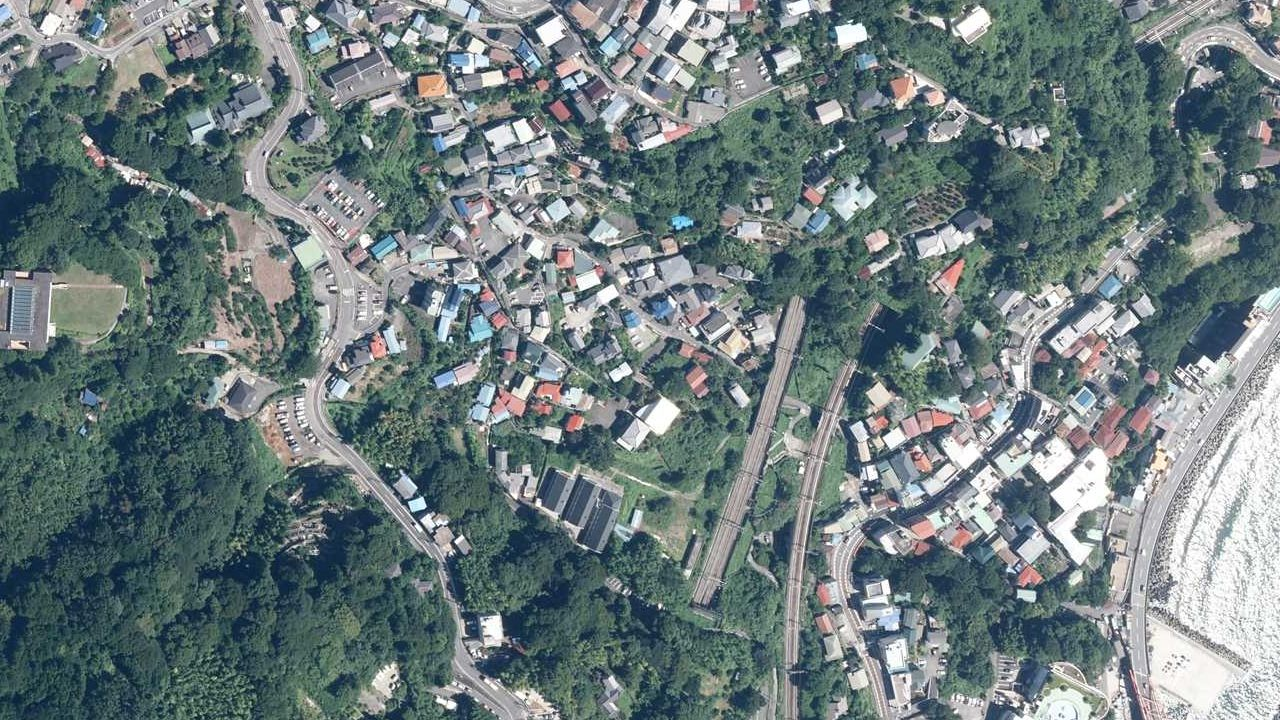
#> input picture 20170809_joku.jpg, 1280 x 720 px
$ python homography_registraion.py 20170809_joku.jpg
#> lines starting #> are read from the running program, lines starting #| are printed output that depends on the picture; after the words box and inside, x2 and y2 are one past the last pixel; in counts of white or black regions, pixels touching at a corner belong together
import sys
import cv2
import numpy as np
from matplotlib import pyplot as plt
from PIL import Image, ImageDraw

def main():
    args = sys.argv #コマンドライン引数

    mask(args[1])
    gousei(args[2])

# 射影変換
def homography(img_in_name):
#> called with img_in_name = '20170809_joku.jpg'
    img_in = cv2.imread(img_in_name) #鳥瞰視点画像
#> img_in is the input picture: shape (720, 1280, 3); mean B, G, R 125.3, 123.9, 109.5

    # 変換前後の対応点を設定
    p_original = np.float32([[739,600], [345, 294], [779, 132], [1114, 202]]) #鳥瞰視点画像の4点
    p_trans = np.float32([[837, 416], [553, 492], [431, 86], [750, 76]]) #直下視画像の4点

    # 変換マトリクスと射影変換
    M, mask = cv2.findHomography(p_original, p_trans, cv2.RANSAC) #0:すべてのポイントを使用する通常の方法、RANSAC：RANSACベースの堅牢な方法、LMEDS：最小中央値のロバストな方法
    img_trans = cv2.warpPerspective(img_in, M, (1280, 720)) #サイズ指定
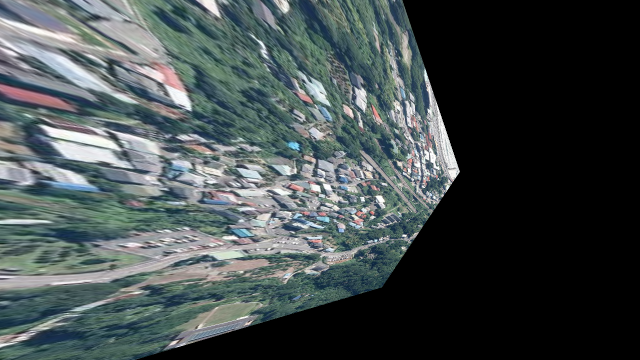
#> img_trans: shape (720, 1280, 3) (shown at 1/2 size); mean B, G, R 76.2, 75.6, 66.8

    cv2.imwrite("result_homography.jpg", img_trans)
    return img_trans

# マスク画像作成
def mask(img_homography_name):
    # グレースケール化
    img_gray = cv2.cvtColor(homography(img_homography_name), cv2.COLOR_BGR2GRAY) #BGR2を指定
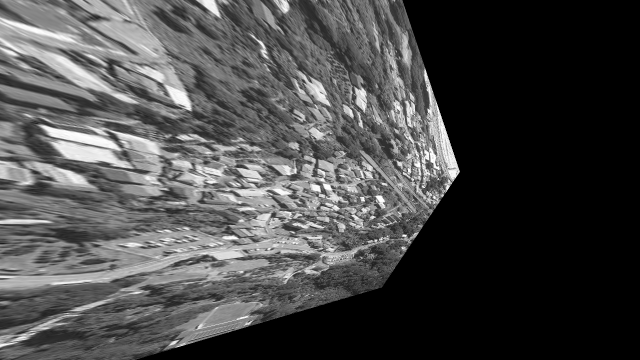
#> img_gray: shape (720, 1280) (shown at 1/2 size); min 0, max 255, mean 73
    cv2.imwrite("result_gray.jpg", img_gray)

    ret2, img_binary = cv2.threshold(img_gray, 0, 255, cv2.THRESH_OTSU) #大津の二値化
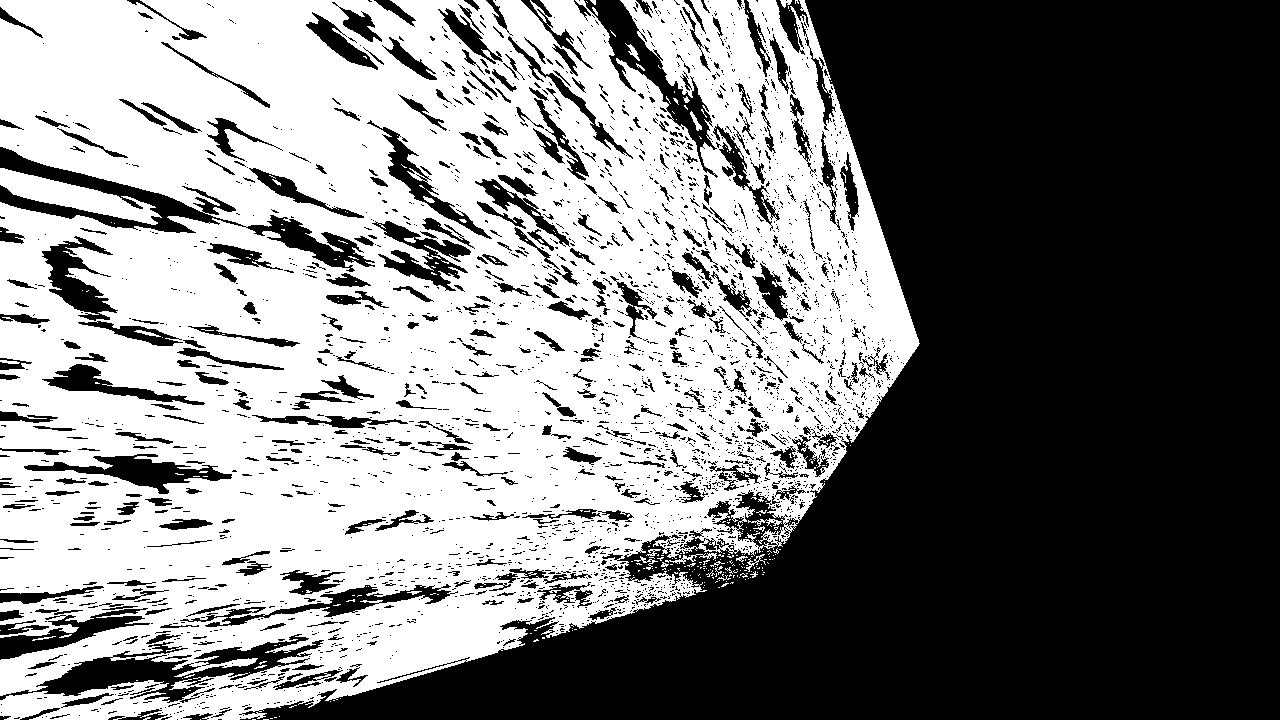
#> img_binary: shape (720, 1280); 49.5% white; 404 white regions (372 under 20 px), largest, box (x1, y1, x2, y2) and area: (0, 0, 920, 720) 449751, (0, 168, 162, 225) 3426, (665, 553, 717, 564) 154
#> ret2 = 73
    print("ret: {}".format(ret2)) #閾値表示
#| ret: 73.0
    cv2.imwrite("result_binary.jpg", img_binary)

    #膨張10回、収縮10回で穴を消す
    kernel = np.array([
    [0, 0, 0],
    [1, 1, 1],
    [0, 0, 0],
    ], dtype=np.uint8)
    img_delation = cv2.dilate(img_binary, kernel, iterations=10)
#> img_delation: shape (720, 1280); 60.3% white; 216 black regions (148 under 20 px), largest, box (x1, y1, x2, y2) and area: (268, 0, 1280, 720) 349334, (47, 660, 181, 693) 2309, (34, 456, 222, 486) 1771
    img_erosion = cv2.erode(img_delation, kernel, iterations=10)
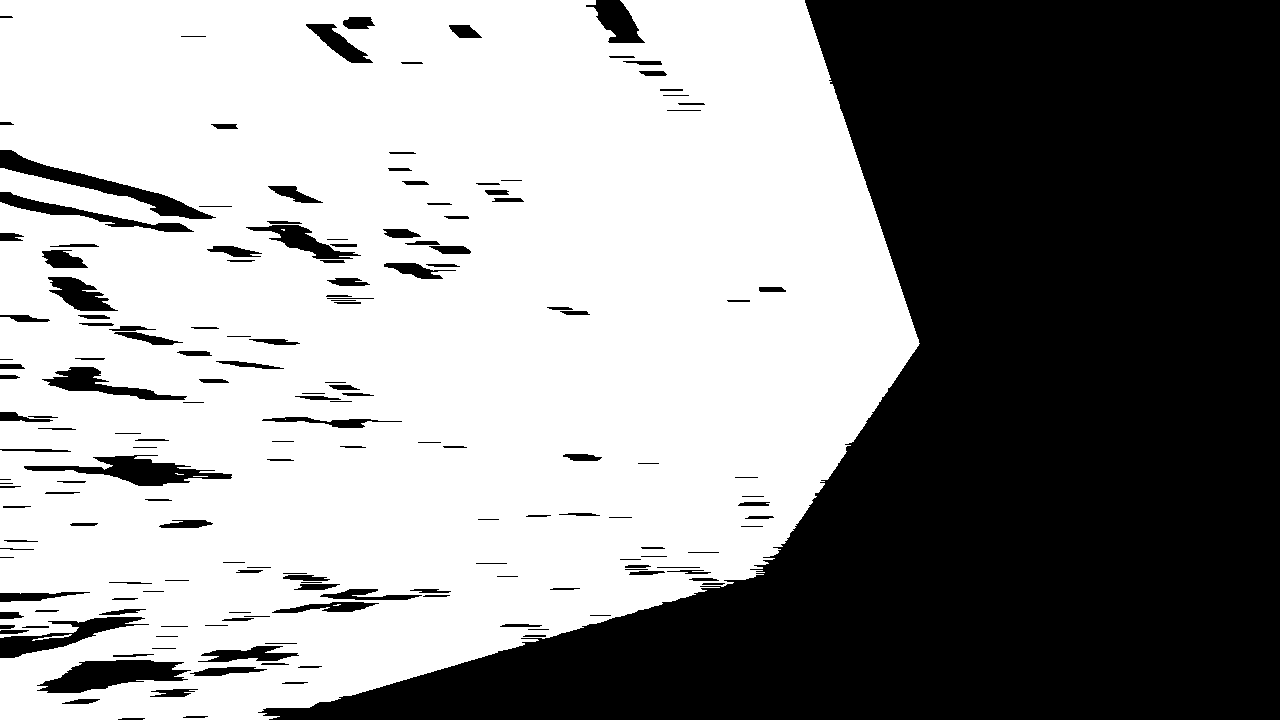
#> img_erosion: shape (720, 1280); 57.4% white; 175 black regions (4 under 20 px), largest, box (x1, y1, x2, y2) and area: (258, 0, 1280, 720) 356576, (37, 660, 191, 693) 2989, (0, 150, 216, 219) 2917
    cv2.imwrite("result_mask.jpg", img_erosion)

# [12 lines left out: function gousei, not called in this run]

if __name__ == '__main__':
#> (the run stopped early here; a loop or call above may not have finished)

$ run again, on 20210705_02_0000.jpg
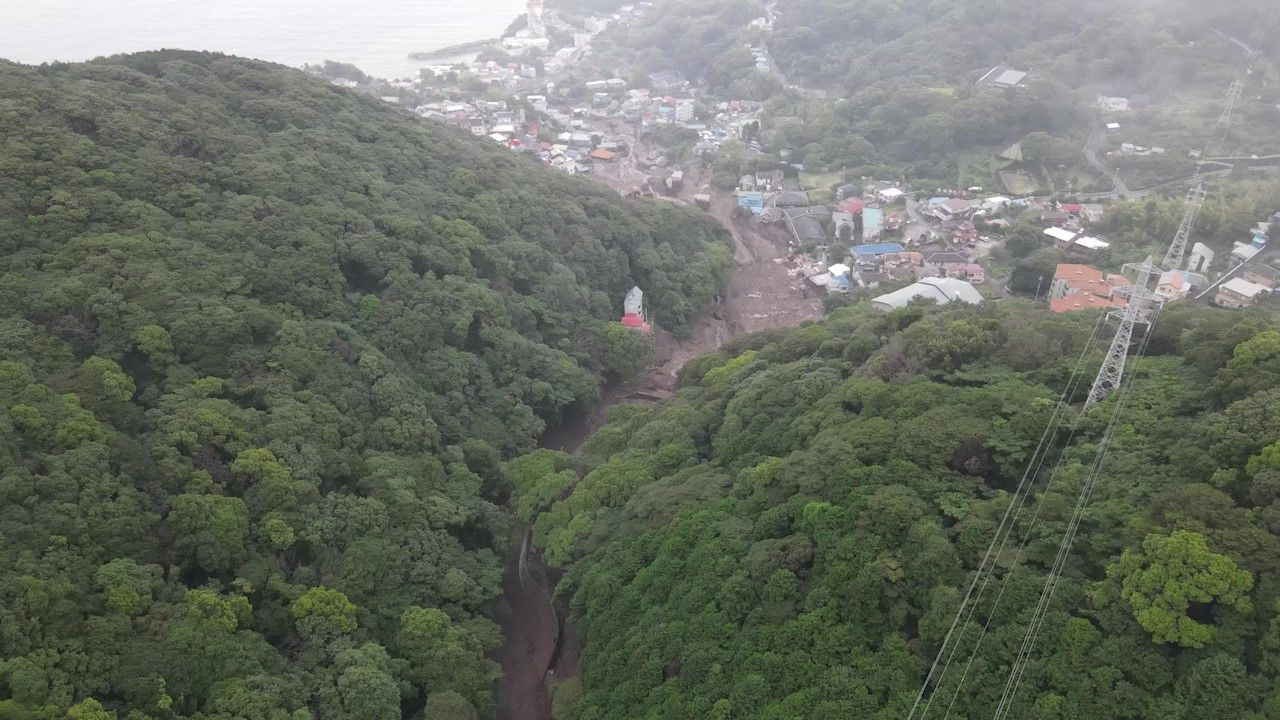
#> input picture 20210705_02_0000.jpg, 1280 x 720 px
#> in homography, img_in is the input picture: shape (720, 1280, 3); mean B, G, R 101.5, 112.1, 106.8
#> in mask, `ret2, img_binary = cv2.threshold(img_gray, 0, 255, cv2.THRESH_OTSU)`:
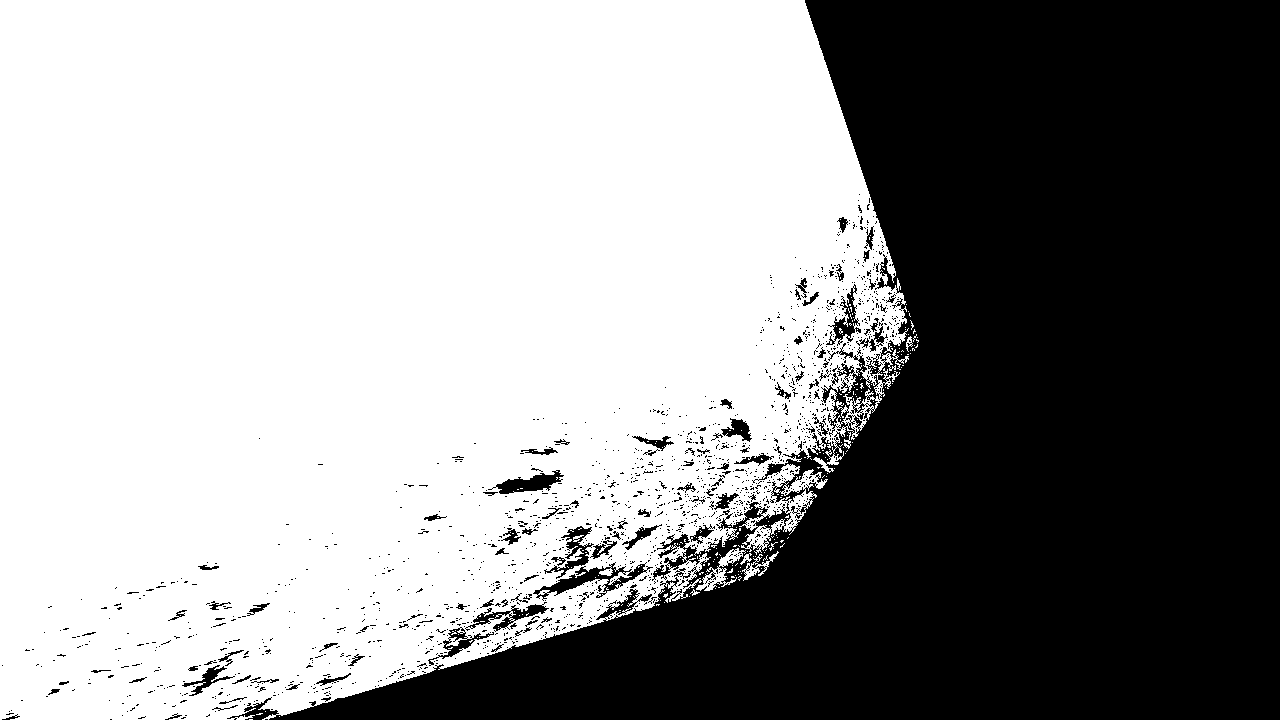
#> img_binary: shape (720, 1280); 58.7% white; 1641 black regions (1539 under 20 px), largest, box (x1, y1, x2, y2) and area: (227, 0, 1280, 720) 365806, (533, 562, 653, 601) 1191, (488, 470, 564, 494) 801
#> ret2 = 69
#| ret: 69.0
#> img_delation: shape (720, 1280); 62% white; 26 black regions (22 under 20 px), largest, box (x1, y1, x2, y2) and area: (279, 0, 1280, 720) 349270, (506, 475, 554, 489) 307, (550, 578, 601, 590) 131, (795, 462, 813, 467) 42
#> in mask, `img_erosion = cv2.erode(img_delation, kernel, iterations=10)`:
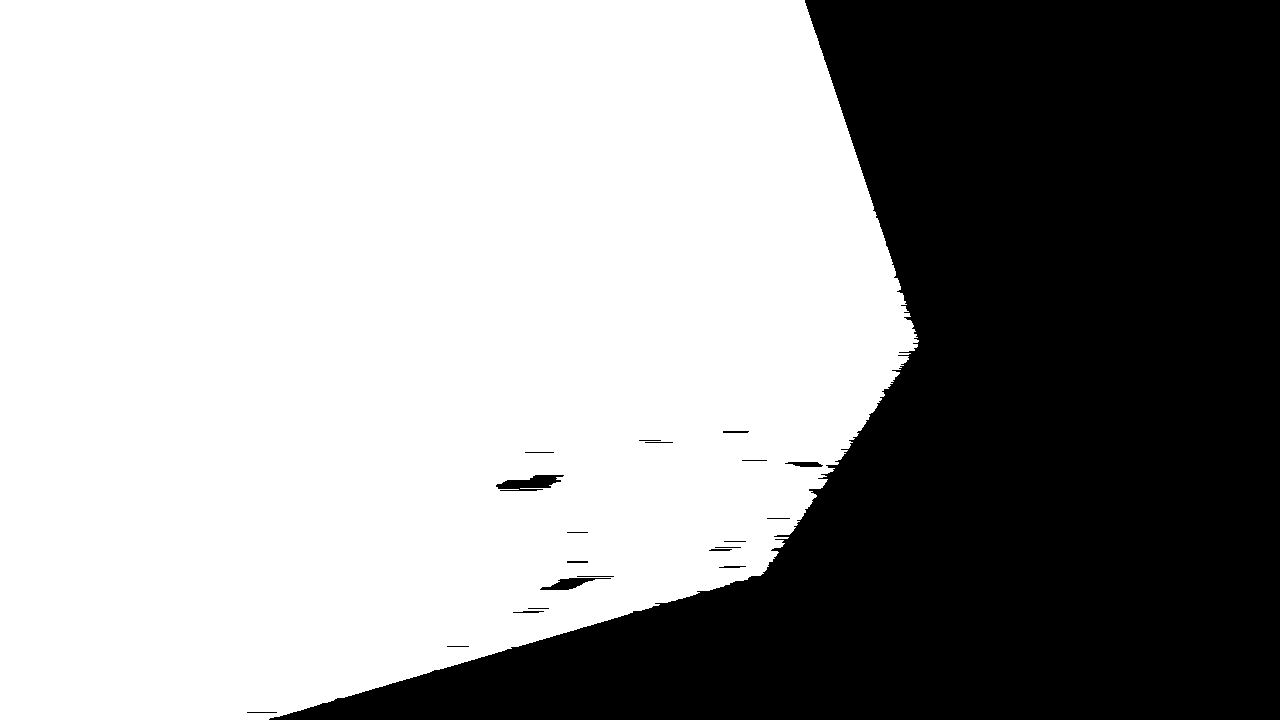
#> img_erosion: shape (720, 1280); 61.1% white; 21 black regions, largest, box (x1, y1, x2, y2) and area: (269, 0, 1280, 720) 356470, (496, 475, 564, 491) 648, (540, 578, 611, 590) 371

$ run again, on 20210706_saigaigo_joku.jpg
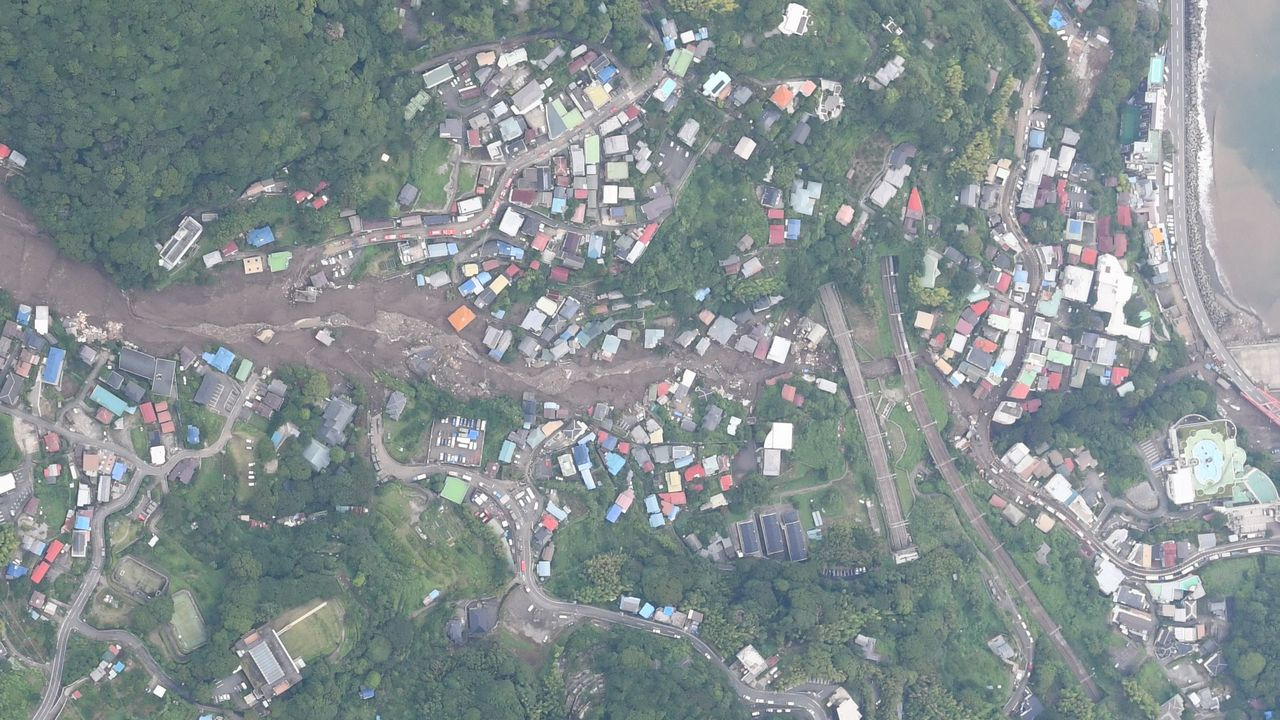
#> input picture 20210706_saigaigo_joku.jpg, 1280 x 720 px
#> in homography, img_in is the input picture: shape (720, 1280, 3); mean B, G, R 145.5, 143.9, 134
#> in mask, `ret2, img_binary = cv2.threshold(img_gray, 0, 255, cv2.THRESH_OTSU)`:
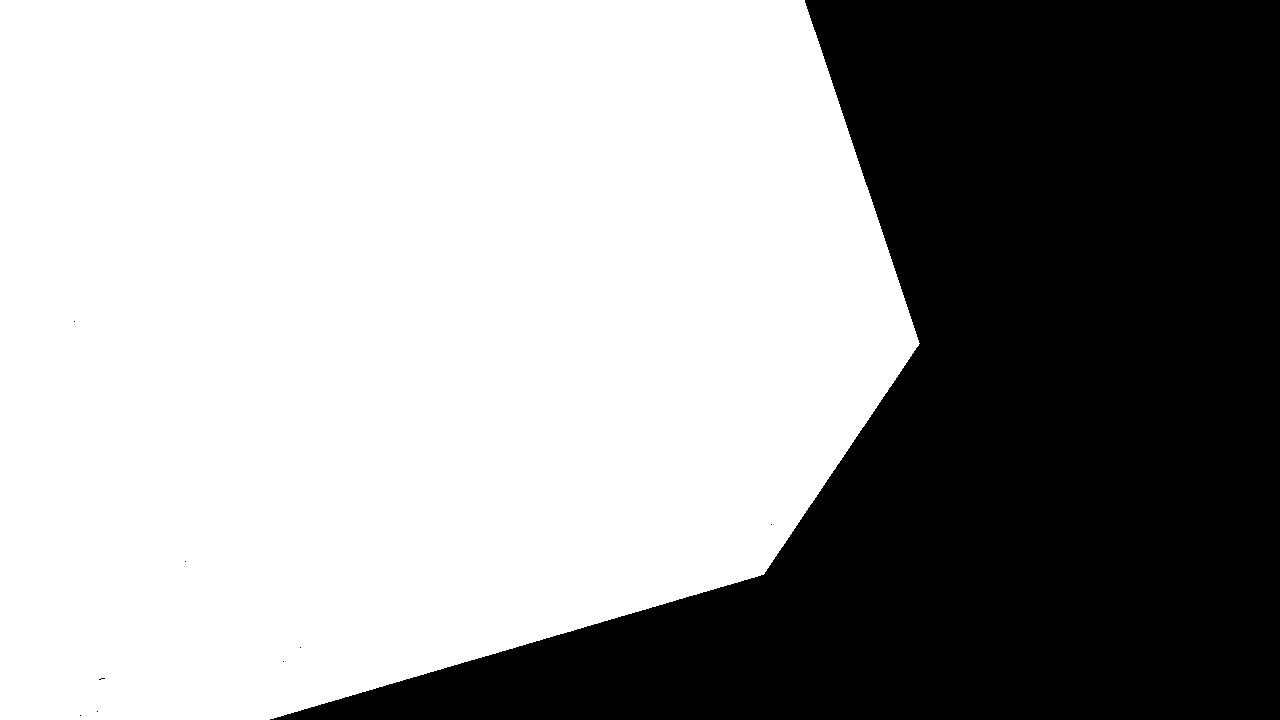
#> img_binary: shape (720, 1280); 61.4% white; 9 black regions (8 under 20 px), largest, box (x1, y1, x2, y2) and area: (270, 0, 1280, 720) 355782
#> ret2 = 72
#| ret: 72.0
#> in mask, `img_delation = cv2.dilate(img_binary, kernel, iterations=10)`:
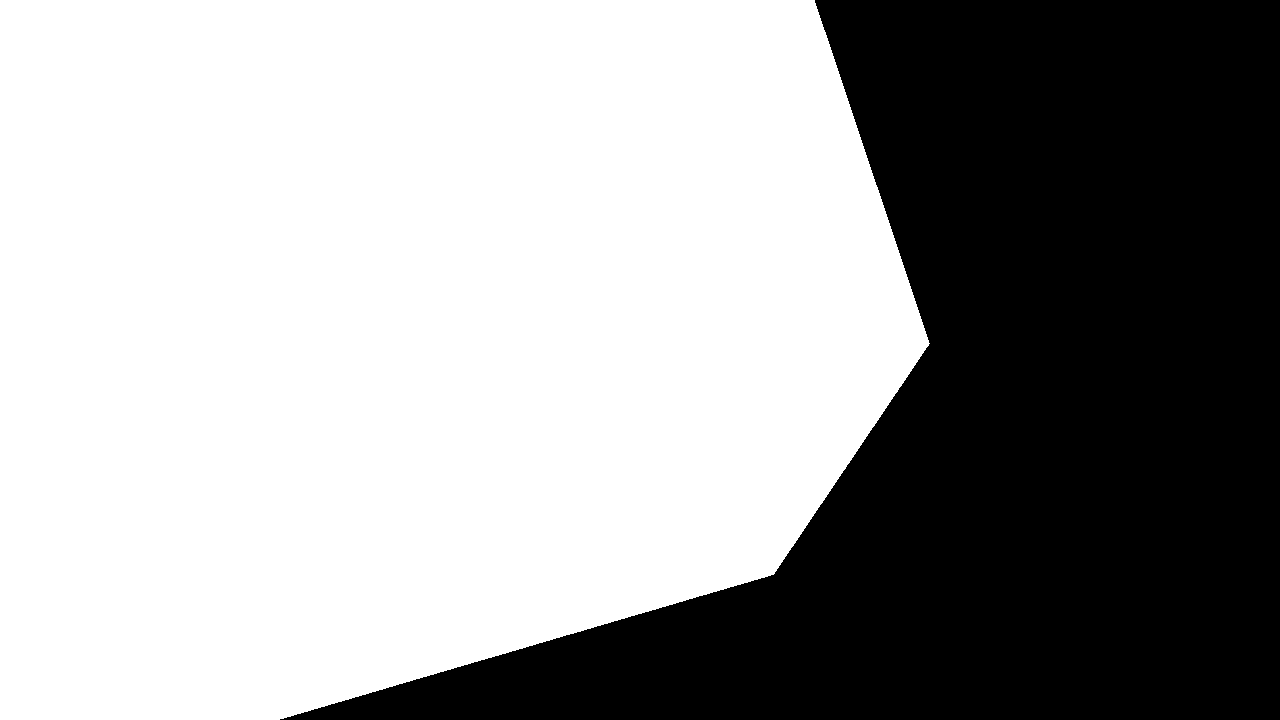
#> img_delation: shape (720, 1280); 62.2% white; 1 black region, box (x1, y1, x2, y2) and area: (280, 0, 1280, 720) 348582
#> img_erosion: shape (720, 1280); 61.4% white; 1 black region, box (x1, y1, x2, y2) and area: (270, 0, 1280, 720) 355782
